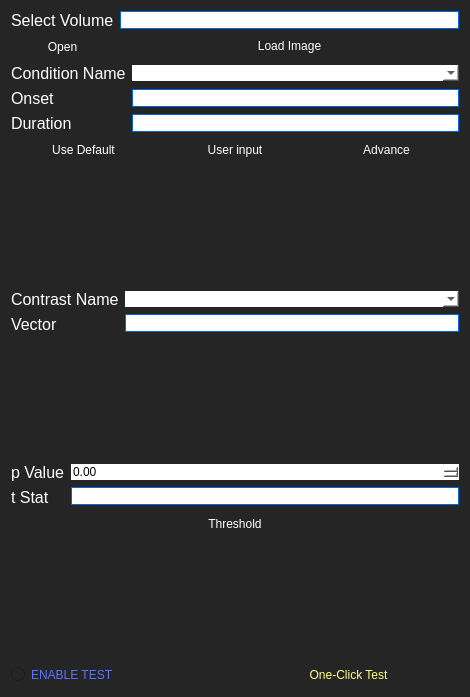
<?xml version="1.0" encoding="UTF-8"?>
<ui version="4.0">
 <class>SubWidgetParadigmInBold</class>
 <widget class="QWidget" name="SubWidgetParadigmInBold">
  <property name="geometry">
   <rect>
    <x>0</x>
    <y>0</y>
    <width>470</width>
    <height>697</height>
   </rect>
  </property>
  <property name="windowTitle">
   <string>Form</string>
  </property>
  <property name="styleSheet">
   <string notr="true">background-color: rgb(37, 37, 38);border:none;</string>
  </property>
  <layout class="QVBoxLayout" name="verticalLayout_3">
   <item>
    <layout class="QHBoxLayout" name="horizontalLayout">
     <item>
      <layout class="QVBoxLayout" name="verticalLayout">
       <item>
        <widget class="QLabel" name="label_3">
         <property name="sizePolicy">
          <sizepolicy hsizetype="Fixed" vsizetype="Preferred">
           <horstretch>0</horstretch>
           <verstretch>0</verstretch>
          </sizepolicy>
         </property>
         <property name="maximumSize">
          <size>
           <width>120</width>
           <height>80</height>
          </size>
         </property>
         <property name="font">
          <font>
           <family>Arial</family>
           <pointsize>12</pointsize>
          </font>
         </property>
         <property name="styleSheet">
          <string notr="true">color: rgb(255, 255, 255);border:none;</string>
         </property>
         <property name="text">
          <string>Select Volume</string>
         </property>
        </widget>
       </item>
       <item>
        <widget class="QPushButton" name="file_open_btn">
         <property name="styleSheet">
          <string notr="true">QPushButton { color: rgb(255, 255, 255);border:none;padding:4px;}
 
QPushButton:pressed { color: rgb(255, 255, 255);border: none;margin: 0px;padding: 0px;background-color:rgb(0,102,224);}

QPushButton:hover:!pressed { color: rgb(255, 255, 255);border: none;margin: 0px;padding: 0px;background-color:rgb(63,63,70);}

 QPushButton:hover { color:rgb(255, 255, 255);}</string>
         </property>
         <property name="text">
          <string>Open</string>
         </property>
        </widget>
       </item>
      </layout>
     </item>
     <item>
      <layout class="QVBoxLayout" name="verticalLayout_2">
       <item>
        <widget class="QLineEdit" name="selectVolumeLineEdit">
         <property name="font">
          <font>
           <family>Arial</family>
          </font>
         </property>
         <property name="styleSheet">
          <string notr="true"> QLineEdit {
     border: 1px solid rgb(0,102,224);
     border-radius: 0px;
     background: white;
 }</string>
         </property>
        </widget>
       </item>
       <item>
        <widget class="QPushButton" name="bold_load_btn">
         <property name="styleSheet">
          <string notr="true">QPushButton { color: rgb(255, 255, 255);border:none;padding:4px;}
 
QPushButton:pressed { color: rgb(255, 255, 255);border: none;margin: 0px;padding: 0px;background-color:rgb(0,102,224);}

QPushButton:hover:!pressed { color: rgb(255, 255, 255);border: none;margin: 0px;padding: 0px;background-color:rgb(63,63,70);}

 QPushButton:hover { color:rgb(255, 255, 255);}</string>
         </property>
         <property name="text">
          <string>Load Image</string>
         </property>
        </widget>
       </item>
      </layout>
     </item>
    </layout>
   </item>
   <item>
    <layout class="QGridLayout" name="gridLayout">
     <item row="2" column="0">
      <widget class="QLabel" name="label_6">
       <property name="sizePolicy">
        <sizepolicy hsizetype="Fixed" vsizetype="Preferred">
         <horstretch>0</horstretch>
         <verstretch>0</verstretch>
        </sizepolicy>
       </property>
       <property name="maximumSize">
        <size>
         <width>120</width>
         <height>80</height>
        </size>
       </property>
       <property name="font">
        <font>
         <family>Arial</family>
         <pointsize>12</pointsize>
        </font>
       </property>
       <property name="styleSheet">
        <string notr="true">color: rgb(255, 255, 255);border:none;</string>
       </property>
       <property name="text">
        <string>Duration</string>
       </property>
      </widget>
     </item>
     <item row="1" column="1">
      <widget class="QLineEdit" name="onsetLineEdit">
       <property name="font">
        <font>
         <family>Arial</family>
        </font>
       </property>
       <property name="styleSheet">
        <string notr="true"> QLineEdit {
     border: 1px solid rgb(0,102,224);
     border-radius: 0px;
     background: white;
 }</string>
       </property>
      </widget>
     </item>
     <item row="2" column="1">
      <widget class="QLineEdit" name="durationLineEdit">
       <property name="font">
        <font>
         <family>Arial</family>
        </font>
       </property>
       <property name="styleSheet">
        <string notr="true"> QLineEdit {
     border: 1px solid rgb(0,102,224);
     border-radius: 0px;
     background: white;
 }</string>
       </property>
      </widget>
     </item>
     <item row="0" column="1">
      <widget class="QComboBox" name="conditionNameBox">
       <property name="styleSheet">
        <string notr="true"> background: white;</string>
       </property>
      </widget>
     </item>
     <item row="0" column="0">
      <widget class="QLabel" name="label_4">
       <property name="sizePolicy">
        <sizepolicy hsizetype="Fixed" vsizetype="Preferred">
         <horstretch>0</horstretch>
         <verstretch>0</verstretch>
        </sizepolicy>
       </property>
       <property name="maximumSize">
        <size>
         <width>120</width>
         <height>80</height>
        </size>
       </property>
       <property name="font">
        <font>
         <family>Arial</family>
         <pointsize>12</pointsize>
        </font>
       </property>
       <property name="styleSheet">
        <string notr="true">color: rgb(255, 255, 255);border:none;</string>
       </property>
       <property name="text">
        <string>Condition Name</string>
       </property>
      </widget>
     </item>
     <item row="1" column="0">
      <widget class="QLabel" name="label_5">
       <property name="sizePolicy">
        <sizepolicy hsizetype="Fixed" vsizetype="Preferred">
         <horstretch>0</horstretch>
         <verstretch>0</verstretch>
        </sizepolicy>
       </property>
       <property name="maximumSize">
        <size>
         <width>120</width>
         <height>80</height>
        </size>
       </property>
       <property name="font">
        <font>
         <family>Arial</family>
         <pointsize>12</pointsize>
        </font>
       </property>
       <property name="styleSheet">
        <string notr="true">color: rgb(255, 255, 255);border:none;</string>
       </property>
       <property name="text">
        <string>Onset</string>
       </property>
      </widget>
     </item>
    </layout>
   </item>
   <item>
    <layout class="QHBoxLayout" name="horizontalLayout_9">
     <item>
      <widget class="QPushButton" name="use_default_Btn">
       <property name="styleSheet">
        <string notr="true">QPushButton { color: rgb(255, 255, 255);border:none;padding:4px;}
 
QPushButton:pressed { color: rgb(255, 255, 255);border: none;margin: 0px;padding: 0px;background-color:rgb(0,102,224);}

QPushButton:hover:!pressed { color: rgb(255, 255, 255);border: none;margin: 0px;padding: 0px;background-color:rgb(63,63,70);}

 QPushButton:hover { color:rgb(255, 255, 255);}</string>
       </property>
       <property name="text">
        <string>Use Default</string>
       </property>
      </widget>
     </item>
     <item>
      <widget class="QPushButton" name="user_input_Btn">
       <property name="styleSheet">
        <string notr="true">QPushButton { color: rgb(255, 255, 255);border:none;padding:4px;}
 
QPushButton:pressed { color: rgb(255, 255, 255);border: none;margin: 0px;padding: 0px;background-color:rgb(0,102,224);}

QPushButton:hover:!pressed { color: rgb(255, 255, 255);border: none;margin: 0px;padding: 0px;background-color:rgb(63,63,70);}

 QPushButton:hover { color:rgb(255, 255, 255);}</string>
       </property>
       <property name="text">
        <string>User input</string>
       </property>
      </widget>
     </item>
     <item>
      <widget class="QPushButton" name="advance_Btn">
       <property name="styleSheet">
        <string notr="true">QPushButton { color: rgb(255, 255, 255);border:none;padding:4px;}
 
QPushButton:pressed { color: rgb(255, 255, 255);border: none;margin: 0px;padding: 0px;background-color:rgb(0,102,224);}

QPushButton:hover:!pressed { color: rgb(255, 255, 255);border: none;margin: 0px;padding: 0px;background-color:rgb(63,63,70);}

 QPushButton:hover { color:rgb(255, 255, 255);}</string>
       </property>
       <property name="text">
        <string>Advance</string>
       </property>
      </widget>
     </item>
    </layout>
   </item>
   <item>
    <layout class="QHBoxLayout" name="horizontalLayout_4">
     <item>
      <layout class="QVBoxLayout" name="verticalLayout_9"/>
     </item>
     <item>
      <layout class="QVBoxLayout" name="verticalLayout_10"/>
     </item>
    </layout>
   </item>
   <item>
    <spacer name="verticalSpacer">
     <property name="orientation">
      <enum>Qt::Vertical</enum>
     </property>
     <property name="sizeHint" stdset="0">
      <size>
       <width>20</width>
       <height>40</height>
      </size>
     </property>
    </spacer>
   </item>
   <item>
    <layout class="QHBoxLayout" name="horizontalLayout_3">
     <item>
      <layout class="QVBoxLayout" name="verticalLayout_4">
       <item>
        <widget class="QLabel" name="label_7">
         <property name="sizePolicy">
          <sizepolicy hsizetype="Fixed" vsizetype="Preferred">
           <horstretch>0</horstretch>
           <verstretch>0</verstretch>
          </sizepolicy>
         </property>
         <property name="maximumSize">
          <size>
           <width>120</width>
           <height>80</height>
          </size>
         </property>
         <property name="font">
          <font>
           <family>Arial</family>
           <pointsize>12</pointsize>
          </font>
         </property>
         <property name="styleSheet">
          <string notr="true">color: rgb(255, 255, 255);border:none;</string>
         </property>
         <property name="text">
          <string>Contrast Name</string>
         </property>
        </widget>
       </item>
       <item>
        <widget class="QLabel" name="label_8">
         <property name="sizePolicy">
          <sizepolicy hsizetype="Fixed" vsizetype="Preferred">
           <horstretch>0</horstretch>
           <verstretch>0</verstretch>
          </sizepolicy>
         </property>
         <property name="maximumSize">
          <size>
           <width>120</width>
           <height>80</height>
          </size>
         </property>
         <property name="font">
          <font>
           <family>Arial</family>
           <pointsize>12</pointsize>
          </font>
         </property>
         <property name="styleSheet">
          <string notr="true">color: rgb(255, 255, 255);border:none;</string>
         </property>
         <property name="text">
          <string>Vector</string>
         </property>
        </widget>
       </item>
      </layout>
     </item>
     <item>
      <layout class="QVBoxLayout" name="verticalLayout_5">
       <item>
        <widget class="QComboBox" name="contrastNameBox">
         <property name="styleSheet">
          <string notr="true"> background: white;</string>
         </property>
        </widget>
       </item>
       <item>
        <widget class="QLineEdit" name="Vector_in">
         <property name="font">
          <font>
           <family>Arial</family>
          </font>
         </property>
         <property name="styleSheet">
          <string notr="true"> QLineEdit {
     border: 1px solid rgba(0,102,224,255);
     border-radius: 0px;
     background: white;
 }</string>
         </property>
        </widget>
       </item>
      </layout>
     </item>
    </layout>
   </item>
   <item>
    <spacer name="verticalSpacer_2">
     <property name="orientation">
      <enum>Qt::Vertical</enum>
     </property>
     <property name="sizeHint" stdset="0">
      <size>
       <width>20</width>
       <height>40</height>
      </size>
     </property>
    </spacer>
   </item>
   <item>
    <layout class="QHBoxLayout" name="horizontalLayout_7">
     <item>
      <layout class="QVBoxLayout" name="verticalLayout_12">
       <item>
        <widget class="QLabel" name="label_9">
         <property name="sizePolicy">
          <sizepolicy hsizetype="Fixed" vsizetype="Preferred">
           <horstretch>0</horstretch>
           <verstretch>0</verstretch>
          </sizepolicy>
         </property>
         <property name="maximumSize">
          <size>
           <width>120</width>
           <height>80</height>
          </size>
         </property>
         <property name="font">
          <font>
           <family>Arial</family>
           <pointsize>12</pointsize>
          </font>
         </property>
         <property name="styleSheet">
          <string notr="true">color: rgb(255, 255, 255);border:none;</string>
         </property>
         <property name="text">
          <string>p Value</string>
         </property>
        </widget>
       </item>
       <item>
        <widget class="QLabel" name="label_10">
         <property name="sizePolicy">
          <sizepolicy hsizetype="Fixed" vsizetype="Preferred">
           <horstretch>0</horstretch>
           <verstretch>0</verstretch>
          </sizepolicy>
         </property>
         <property name="maximumSize">
          <size>
           <width>120</width>
           <height>80</height>
          </size>
         </property>
         <property name="font">
          <font>
           <family>Arial</family>
           <pointsize>12</pointsize>
          </font>
         </property>
         <property name="styleSheet">
          <string notr="true">color: rgb(255, 255, 255);border:none;</string>
         </property>
         <property name="text">
          <string>t Stat</string>
         </property>
        </widget>
       </item>
      </layout>
     </item>
     <item>
      <layout class="QVBoxLayout" name="verticalLayout_11">
       <item>
        <widget class="QDoubleSpinBox" name="pValue_in">
         <property name="styleSheet">
          <string notr="true">background: white;</string>
         </property>
        </widget>
       </item>
       <item>
        <widget class="QLineEdit" name="tStat_in">
         <property name="font">
          <font>
           <family>Arial</family>
          </font>
         </property>
         <property name="styleSheet">
          <string notr="true"> QLineEdit {
     border: 1px solid rgba(0,102,224,255);
     border-radius: 0px;
     background: white;
 }</string>
         </property>
        </widget>
       </item>
      </layout>
     </item>
    </layout>
   </item>
   <item>
    <widget class="QPushButton" name="threshold_Btn">
     <property name="styleSheet">
      <string notr="true">QPushButton { color: rgb(255, 255, 255);border:none;padding:4px;}
 
QPushButton:pressed { color: rgb(255, 255, 255);border: none;margin: 0px;padding: 0px;background-color:rgb(0,102,224);}

QPushButton:hover:!pressed { color: rgb(255, 255, 255);border: none;margin: 0px;padding: 0px;background-color:rgb(63,63,70);}

 QPushButton:hover { color:rgb(255, 255, 255);}</string>
     </property>
     <property name="text">
      <string>Threshold</string>
     </property>
    </widget>
   </item>
   <item>
    <spacer name="verticalSpacer_3">
     <property name="orientation">
      <enum>Qt::Vertical</enum>
     </property>
     <property name="sizeHint" stdset="0">
      <size>
       <width>20</width>
       <height>40</height>
      </size>
     </property>
    </spacer>
   </item>
   <item>
    <layout class="QHBoxLayout" name="horizontalLayout_5">
     <item>
      <widget class="QRadioButton" name="enable_test_Btn">
       <property name="styleSheet">
        <string notr="true">color: rgb(92, 114, 255);</string>
       </property>
       <property name="text">
        <string>ENABLE TEST</string>
       </property>
      </widget>
     </item>
     <item>
      <widget class="QPushButton" name="one_click_test_Btn">
       <property name="styleSheet">
        <string notr="true">QPushButton { color: rgb(255, 255, 127);border:none;padding:4px;}
 
QPushButton:pressed { color: rgb(255, 255, 255);border: none;margin: 0px;padding: 0px;background-color:rgb(0,102,224);}

QPushButton:hover:!pressed { color: rgb(255, 255, 255);border: none;margin: 0px;padding: 0px;background-color:rgb(63,63,70);}

 QPushButton:hover { color:rgb(255, 255, 255);}</string>
       </property>
       <property name="text">
        <string>One-Click Test</string>
       </property>
      </widget>
     </item>
    </layout>
   </item>
  </layout>
 </widget>
 <resources/>
 <connections/>
</ui>
